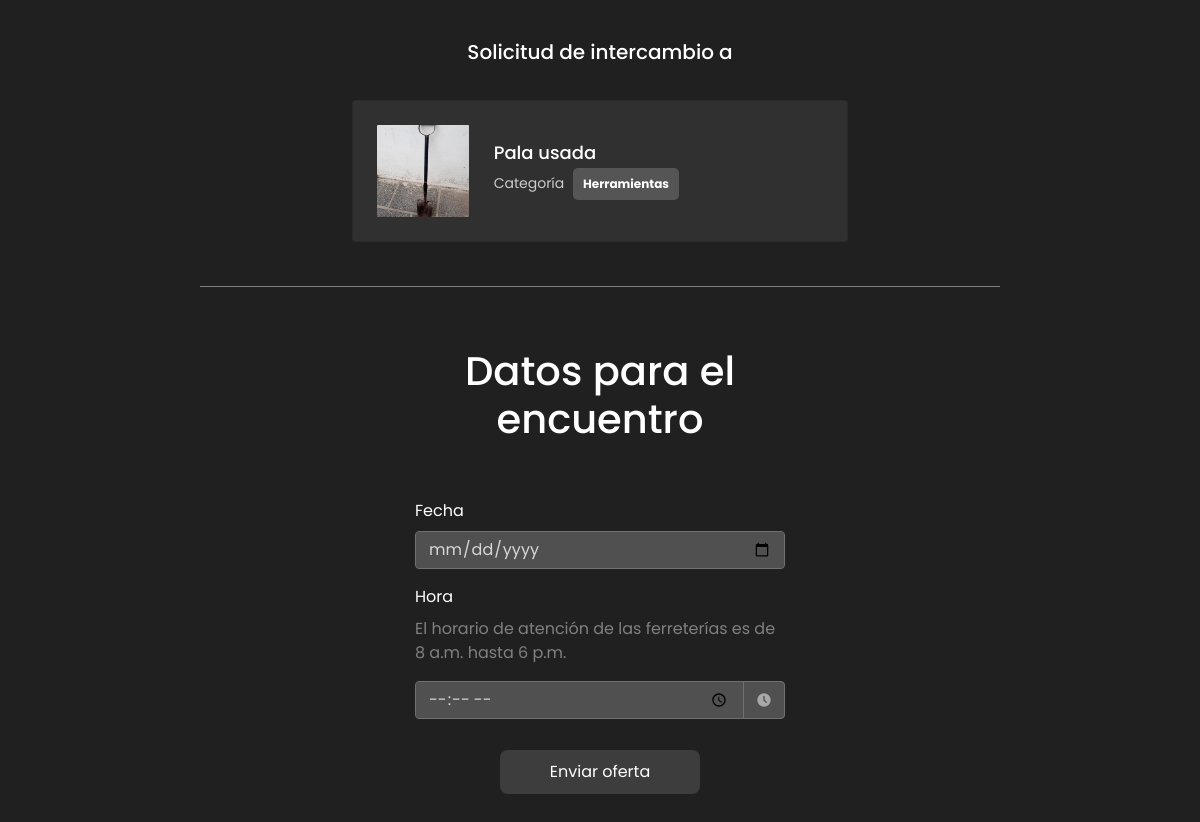
/publicacion/13/publicacion-privada/13/oferta-privada (signed in), run on the app's committed database.
### vista_usuario/models.py (models this page shows, shortened)
class Publicacion(models.Model):
    NUEVO = 'nuevo'
    USADO = 'usado'
    ESTADOS_CHOICES = [
        (NUEVO, 'Nuevo'),
        (USADO, 'Usado'),
    ]
    CATEGORIA_CHOICES = [
        ('Electricidad', 'Electricidad'),
        ('Ferretería general', 'Ferretería general'),
        ('Construcción', 'Construcción'),
        ('Herramientas', 'Herramientas'),
        ('Jardinería', 'Jardinería'),
        ('Protección personal', 'Protección personal'),
    ]
    titulo = models.CharField(max_length=100)
    estado = models.CharField(max_length=10, choices=ESTADOS_CHOICES, default=NUEVO)
    categoria = models.CharField(max_length=50, choices=CATEGORIA_CHOICES)
    sucursal = models.ForeignKey(Sucursal, on_delete=models.SET_NULL, null=True)
    descripcion = models.TextField()
    autor = models.ForeignKey(User, on_delete=models.CASCADE)
    es_privada = models.BooleanField(default=False)
    parte_oferta = models.BooleanField(default=False)
    imagenes = models.ManyToManyField(
        'Imagen',
        related_name='publicaciones',
    )  # Relación ManyToMany con Imagen

class Imagen(models.Model):
    imagen = models.ImageField(upload_to='imagenes/')

### ferreplus/modulos/modulos_inicio_sesion.py (the view)
    def wrapper(request, *args, **kwargs):
        if not request.user.is_authenticated or request.user.is_staff or request.user.is_superuser:
            return HttpResponse("No tienes permiso para acceder a esta página.")
        return view_func(request, *args, **kwargs)

### ferreplus/modulos/modulos_inicio_sesion.py (called while the page is built)
def normal_required(view_func):
    def wrapper(request, *args, **kwargs):
        if not request.user.is_authenticated or request.user.is_staff or request.user.is_superuser:
            return HttpResponse("No tienes permiso para acceder a esta página.")
        return view_func(request, *args, **kwargs)
    return wrapper

### vista_usuario/middelwares/middelware.py (called while the page is built)
    def __call__(self, request):
        response = self.get_response(request)
        if request.path == reverse('cerrar_sesion') and request.user.is_authenticated:
            return redirect('inicio')  # Redirige a la página de inicio después de cerrar sesión
        return response

### vista_usuario/views.py (called while the page is built, shortened)
@login_required
@normal_required
def oferta_privada(request, publicacion_id, publicacion_nueva_id):
    publicacion_original = get_object_or_404(Publicacion, id=publicacion_id)
    publicacion_nueva = get_object_or_404(Publicacion, id=publicacion_nueva_id)
    return render(request, 'vista_usuario/oferta_privada.html', {
        'publicacion_original': publicacion_original,
        'publicacion_nueva': publicacion_nueva,
        'form_action': request.build_absolute_uri()
    })

### templates/vista_usuario/oferta_privada.html (shortened to what this page needs)
<!DOCTYPE html>
<html lang="en">
<head>
    <link href="https://stackpath.bootstrapcdn.com/bootstrap/4.5.2/css/bootstrap.min.css" rel="stylesheet">
    <link href="https://cdn.jsdelivr.net/npm/bootstrap-icons@1.10.3/font/bootstrap-icons.css" rel="stylesheet">
    <link href='https://unpkg.com/boxicons@2.1.4/css/boxicons.min.css' rel='stylesheet'>
    {% load static %}
    <link rel="stylesheet" type="text/css" href="{% static 'css/detalles_publicacion.css' %}">
</head>
<body>
    <div class="mb-3" id="containerEncuentroPrivado">
        <div class="mb-3 text-center">
            <h5>Solicitud de intercambio a</h5>
        </div>
        <div class="row justify-content-center mb-4">
            <div class="col-md-8">
                <div class="card" id="cardPublicacion">
                    <div class="card-body d-flex align-items-center">
                        <div class="img-container">
                            {% if publicacion_original.imagenes.all %}
                                <img src="{{ publicacion_original.imagenes.first.imagen.url }}" alt="Imagen del producto" class="img-thumbnail" style="width: 100px; height: 100px;">
                            {% else %}
                                <img src="{% static 'ruta/a/imagen/por/defecto.jpg' %}" alt="Imagen por defecto" class="img-thumbnail" style="width: 100px; height: 100px;">
                            {% endif %}
                        </div>
                        <div class="ml-3">
                            <h6>{{ publicacion_original.titulo }}</h6>
                            <span>Categoría <span class="badge badge-secondary">{{ publicacion_original.categoria }}</span></span>
                        </div>
                    </div>
                </div>
            </div>
        </div>
        <hr class="solid" style="border: 0; height: 1px; background-color: #808080; margin: 20px 0;">
    </div>
    <div class="container custom-container">
        <form method="post" action="{{ form_action }}">
            <div class="mb-3 text-center">
                <h1 id="tituloEncuentro">Datos para el encuentro</h1>
            </div>
            <div class="mb-3">
                <label for="meeting-date">Fecha</label>
                <input type="date" class="form-control" id="meeting-date" name="fecha_encuentro" required>
            </div>
            <div class="mb-3">
                <label for="meeting-time">Hora</label>
                <div class="mb-3">
                    <span id="SpanHorario">El horario de atención de las ferreterías es de 8 a.m. hasta 6 p.m.</span>
                </div>
                <div class="input-group">
                    <input type="time" class="form-control" id="meeting-time" name="hora_encuentro" required>
                    <div class="input-group-append">
                        <span class="input-group-text"><i class='bx bxs-time-five'></i></span>
                    </div>
                </div>
            </div>
            <div class="mb-3 text-center">
                <button class="btn btn-primary" type="submit" id="enviarOferta">Enviar oferta</button>
            </div>
        </form>
    </div>
</body>
</html>

### ferreplus/static/css/detalles_publicacion.css (style rules this page uses)
* { font-family: "Poppins", sans-serif; font-weight: 400; font-style: normal; box-sizing: border-box; }
body { color: white; min-height: 100%; background-color: #202020; }
.container { color: white; margin: 0 auto; justify-content: center; }
.badge { background-color: #606060; padding: 10px; border-radius: 5px; margin-left: 5px; margin-right: 5px; }
.custom-container { margin-top: 10px; margin-left: 20px; }
.custom-container button { background-color: transparent; color: #ffffff; border: none; padding: 10px; border-radius: 8px; cursor: pointer; text-decoration: none; }
.btn-primary { font-size: medium; background-color: #3d3d3d; border-color: #3d3d3d; color: #ffffff; transition: background-color 0.3s ease; width: 200px; margin: 15px; }
.form-control { background-color: #505050; border-color: #707070; color: #d7d7d7; width: 100%; }
.input-group-text { background-color: #505050; color: #d7d7d7; border-color: #707070; }
.input-group-text i { color: #a8a8a8; }
.row { padding: 20px; }
#SpanHorario { color: #808080; }
#tituloEncuentro { padding: 40px; }
#enviarOferta { font-size: medium; background-color: #3d3d3d; border-color: #3d3d3d; color: #ffffff; transition: background-color 0.3s ease; width: 200px; margin: 15px; }
.img-container { margin-right: 5px; }
.img-thumbnail { width: 50px; height: 50px; object-fit: cover; border: none; background-color: transparent; border-radius: 5px; }
#cardPublicacion { background-color: #303030; color: white; }
#cardPublicacion .card-body { display: flex; align-items: center; color: #ffffff; }
.ml-3 h6 { font-size: 18px; margin-bottom: 5px; }
.ml-3 span { font-size: 14px; color: #ccc; }
.ml-3 .badge { background-color: #555; color: white; font-size: 12px; padding: 10px; margin-left: 5px; }
#containerEncuentroPrivado { width: 800px; margin: 0 auto; padding-top: 40px; }

### templates/vista_usuario/oferta_privada.html (style rules this page uses)
.custom-container { max-width: 400px; margin: 0 auto; }

### data on the page
Publicacion: imagenes.first.imagen (picture), titulo "Pala usada", categoria "Herramientas"
